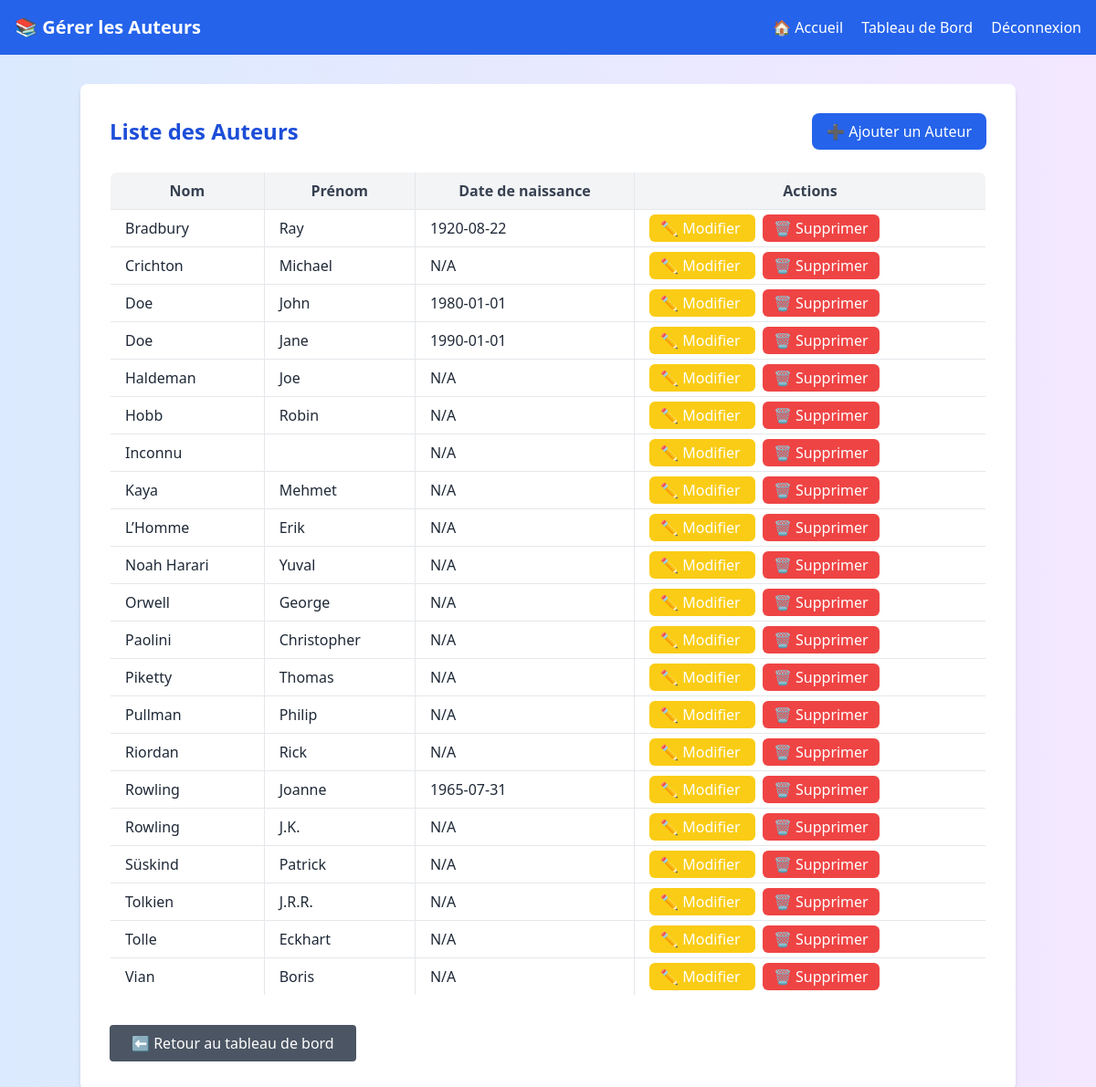
The app's page /gerer_auteurs.php (signed in) with its own data.
### tables this page shows
CREATE TABLE IF NOT EXISTS `auteurs` (
  `id` int NOT NULL AUTO_INCREMENT,
  `nom` varchar(100) NOT NULL,
  `prenom` varchar(100) NOT NULL,
  `date_naissance` date DEFAULT NULL,
  `biographie` text,
  PRIMARY KEY (`id`)
);

### gerer_auteurs.php (the view, shortened to what this page needs)
<?php
require_once './includes/config.php';
$stmt = $pdo->query("SELECT * FROM auteurs ORDER BY nom");
$auteurs = $stmt->fetchAll();
?>
<!DOCTYPE html>
<html lang="fr">
<head>
    <script src="https://cdn.tailwindcss.com"></script>
</head>
<body class="bg-gradient-to-r from-blue-100 to-purple-100 min-h-screen">
<header class="bg-blue-600 text-white p-4 flex justify-between items-center">
    <h1 class="text-xl font-bold">📚 Gérer les Auteurs</h1>
    <nav class="space-x-4">
        <a href="index.php" class="hover:underline">🏠 Accueil</a>
        <a href="dashboard.php" class="hover:underline">Tableau de Bord</a>
        <a href="logout.php" class="hover:underline">Déconnexion</a>
    </nav>
</header>
<main class="max-w-5xl mx-auto mt-8 bg-white p-8 rounded-lg shadow-md">
    <div class="flex justify-between items-center mb-6">
        <h2 class="text-2xl font-semibold text-blue-700">Liste des Auteurs</h2>
        <a href="authors/add.php"
           class="bg-blue-600 hover:bg-blue-700 text-white px-4 py-2 rounded-lg transition">
            ➕ Ajouter un Auteur
        </a>
    </div>
    <div class="overflow-x-auto">
        <table class="w-full table-auto border border-gray-300 rounded-lg overflow-hidden">
            <thead class="bg-gray-100 text-gray-700">
            <tr>
                <th class="px-4 py-2 border">Nom</th>
                <th class="px-4 py-2 border">Prénom</th>
                <th class="px-4 py-2 border">Date de naissance</th>
                <th class="px-4 py-2 border">Actions</th>
            </tr>
            </thead>
            <tbody class="text-gray-800">
                <?php if (count($auteurs) > 0): ?>
                    <?php foreach ($auteurs as $auteur): ?>
                        <tr class="hover:bg-gray-50">
                            <td class="px-4 py-2 border"><?= htmlspecialchars($auteur['nom']) ?></td>
                            <td class="px-4 py-2 border"><?= htmlspecialchars($auteur['prenom']) ?></td>
                            <td class="px-4 py-2 border"><?= htmlspecialchars($auteur['date_naissance'] ?? 'N/A') ?></td>
                            <td class="px-4 py-2 border space-x-2">
                                <a href="authors/edit.php?id=<?= $auteur['id'] ?>"
                                   class="bg-yellow-400 hover:bg-yellow-500 text-white px-3 py-1 rounded-md">
                                    ✏️ Modifier
                                </a>
                                <a href="authors/delete.php?id=<?= $auteur['id'] ?>"
                                   onclick="return confirm('Supprimer cet auteur ?')"
                                   class="bg-red-500 hover:bg-red-600 text-white px-3 py-1 rounded-md">
                                    🗑️ Supprimer
                                </a>
                            </td>
                        </tr>
                    <?php endforeach; ?>
                <?php endif; ?>
            </tbody>
        </table>
    </div>
    <div class="mt-8">
        <a href="dashboard.php"
           class="inline-block bg-gray-600 text-white px-6 py-2 rounded hover:bg-gray-700 transition">
            ⬅️ Retour au tableau de bord
        </a>
    </div>
</main>
</body>
</html>

### records on screen
auteurs: nom "Bradbury", prenom "Ray", date_naissance "1920-08-22"
auteurs: nom "Crichton", prenom "Michael", date_naissance "N/A"
auteurs: nom "Doe", prenom "John", date_naissance "1980-01-01"
auteurs: nom "Doe", prenom "Jane", date_naissance "1990-01-01"
auteurs: nom "Haldeman", prenom "Joe", date_naissance "N/A"
auteurs: nom "Hobb", prenom "Robin", date_naissance "N/A"
auteurs: nom "Inconnu", date_naissance "N/A"
auteurs: nom "Kaya", prenom "Mehmet", date_naissance "N/A"
auteurs: nom "L’Homme", prenom "Erik", date_naissance "N/A"
auteurs: nom "Noah Harari", prenom "Yuval", date_naissance "N/A"
auteurs: nom "Orwell", prenom "George", date_naissance "N/A"
auteurs: nom "Paolini", prenom "Christopher", date_naissance "N/A"
auteurs: nom "Piketty", prenom "Thomas", date_naissance "N/A"
auteurs: nom "Pullman", prenom "Philip", date_naissance "N/A"
auteurs: nom "Riordan", prenom "Rick", date_naissance "N/A"
auteurs: nom "Rowling", prenom "Joanne", date_naissance "1965-07-31"
auteurs: nom "Rowling", prenom "J.K.", date_naissance "N/A"
auteurs: nom "Süskind", prenom "Patrick", date_naissance "N/A"
auteurs: nom "Tolkien", prenom "J.R.R.", date_naissance "N/A"
auteurs: nom "Tolle", prenom "Eckhart", date_naissance "N/A"
auteurs: nom "Vian", prenom "Boris", date_naissance "N/A"
